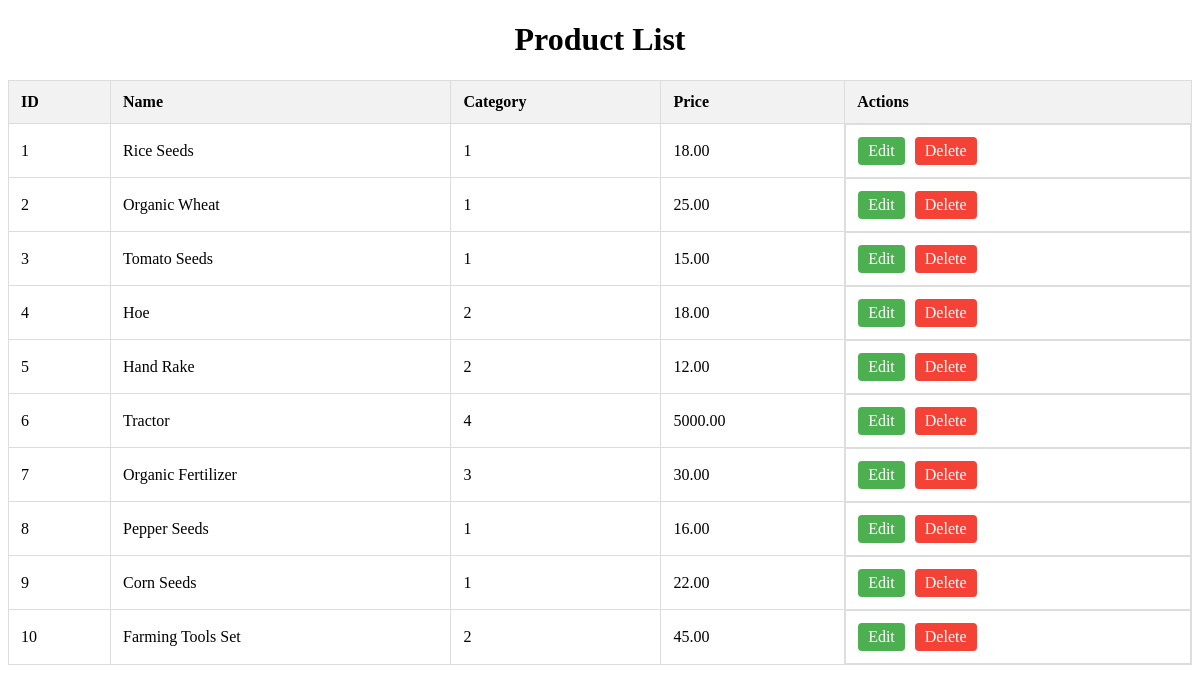
The page /view_products.php (signed in) on the database its author committed.
### tables this page shows
CREATE TABLE `products` (
  `id` int(11) NOT NULL,
  `name` varchar(255) NOT NULL,
  `price` decimal(10,2) NOT NULL,
  `category_id` int(11) NOT NULL,
  `image` varchar(255) NOT NULL,
  `quantity_available` int(11) NOT NULL
);

### view_products.php (the view, shortened to what this page needs)
<?php
include 'db.php';
$query = "SELECT * FROM products";
$result = $conn->query($query);
?>
<!DOCTYPE html>
<html lang="en">
<head>
</head>
<body>
   <center> <h1>Product List</h1></center>
    <table>
        <thead>
            <tr>
                <th>ID</th>
                <th>Name</th>
                <th>Category</th>
                <th>Price</th>
                <th>Actions</th>
            </tr>
        </thead>
        <tbody>
            <?php while ($row = $result->fetch_assoc()) { ?>
            <tr>
                <td><?php echo htmlspecialchars($row['id']); ?></td>
                <td><?php echo htmlspecialchars($row['name']); ?></td>
                <td><?php echo htmlspecialchars($row['category_id']); ?></td>
                <td><?php echo htmlspecialchars($row['price']); ?></td>
                <td class="actions">
                    <a href="edit-product.php?id=<?php echo htmlspecialchars($row['id']); ?>" class="btn">Edit</a>
                    <a href="delete_product.php?id=<?php echo htmlspecialchars($row['id']); ?>" class="btn btn-delete" onclick="return confirm('Are you sure you want to delete this product?');">Delete</a>
                </td>
            </tr>
            <?php } ?>
        </tbody>
    </table>
</body>
</html>

### view_products.php (style rules this page uses)
table { width: 100%; border-collapse: collapse; margin: 20px 0; }
table, th, td { border: 1px solid #ddd; }
th, td { padding: 12px; text-align: left; }
th { background-color: #f2f2f2; }
.actions { display: flex; gap: 10px; }
.btn { padding: 5px 10px; text-decoration: none; color: white; background-color: #4CAF50; border-radius: 4px; }
.btn-delete { background-color: #f44336; }

### rows shown on the page
products: id "1", name "Rice Seeds", category "1", price "18.00"
products: id "2", name "Organic Wheat", category "1", price "25.00"
products: id "3", name "Tomato Seeds", category "1", price "15.00"
products: id "4", name "Hoe", category "2", price "18.00"
products: id "5", name "Hand Rake", category "2", price "12.00"
products: id "6", name "Tractor", category "4", price "5000.00"
products: id "7", name "Organic Fertilizer", category "3", price "30.00"
products: id "8", name "Pepper Seeds", category "1", price "16.00"
products: id "9", name "Corn Seeds", category "1", price "22.00"
products: id "10", name "Farming Tools Set", category "2", price "45.00"
